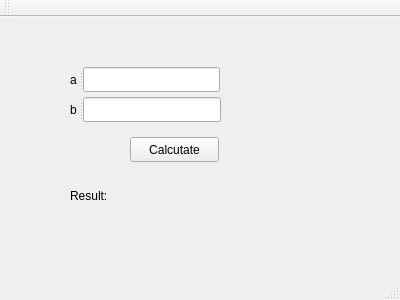
<?xml version="1.0" encoding="UTF-8"?>
<ui version="4.0">
 <class>MainWindow</class>
 <widget class="QMainWindow" name="MainWindow">
  <property name="geometry">
   <rect>
    <x>0</x>
    <y>0</y>
    <width>400</width>
    <height>300</height>
   </rect>
  </property>
  <property name="windowTitle">
   <string>MainWindow</string>
  </property>
  <widget class="QWidget" name="centralWidget">
   <widget class="QPushButton" name="pbCal">
    <property name="geometry">
     <rect>
      <x>130</x>
      <y>120</y>
      <width>89</width>
      <height>25</height>
     </rect>
    </property>
    <property name="text">
     <string>Calcutate</string>
    </property>
   </widget>
   <widget class="QLabel" name="lbResult">
    <property name="geometry">
     <rect>
      <x>130</x>
      <y>170</y>
      <width>67</width>
      <height>17</height>
     </rect>
    </property>
    <property name="text">
     <string/>
    </property>
   </widget>
   <widget class="QLabel" name="label_4">
    <property name="geometry">
     <rect>
      <x>70</x>
      <y>170</y>
      <width>67</width>
      <height>17</height>
     </rect>
    </property>
    <property name="text">
     <string>Result:</string>
    </property>
   </widget>
   <widget class="QSplitter" name="splitter">
    <property name="geometry">
     <rect>
      <x>70</x>
      <y>50</y>
      <width>150</width>
      <height>25</height>
     </rect>
    </property>
    <property name="orientation">
     <enum>Qt::Horizontal</enum>
    </property>
    <widget class="QLabel" name="label">
     <property name="text">
      <string>a</string>
     </property>
    </widget>
    <widget class="QLineEdit" name="lEa"/>
   </widget>
   <widget class="QSplitter" name="splitter_2">
    <property name="geometry">
     <rect>
      <x>70</x>
      <y>80</y>
      <width>151</width>
      <height>25</height>
     </rect>
    </property>
    <property name="orientation">
     <enum>Qt::Horizontal</enum>
    </property>
    <widget class="QLabel" name="label_2">
     <property name="text">
      <string>b</string>
     </property>
    </widget>
    <widget class="QLineEdit" name="lEb"/>
   </widget>
  </widget>
  <widget class="QMenuBar" name="menuBar">
   <property name="geometry">
    <rect>
     <x>0</x>
     <y>0</y>
     <width>400</width>
     <height>22</height>
    </rect>
   </property>
  </widget>
  <widget class="QToolBar" name="mainToolBar">
   <attribute name="toolBarArea">
    <enum>TopToolBarArea</enum>
   </attribute>
   <attribute name="toolBarBreak">
    <bool>false</bool>
   </attribute>
  </widget>
  <widget class="QStatusBar" name="statusBar"/>
 </widget>
 <layoutdefault spacing="6" margin="11"/>
 <resources/>
 <connections/>
</ui>
